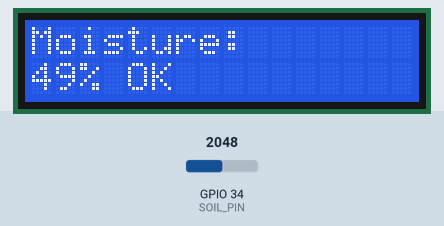
Simulated run of this sketch. Board: ESP32. Shown: 16×2 character LCD. The test bench sets the inputs (shaded band); at power-on: GPIO 34 (SOIL_PIN) = 2048. WiFi joins after 1.5 s; servers stay silent unless stated; uploads are accepted with an empty reply; what the sketch prints to the serial monitor is not drawn.

Above: at 4.7 s.
4.8 s: GPIO 34 (SOIL_PIN) set to 1673
At 7.0 s:
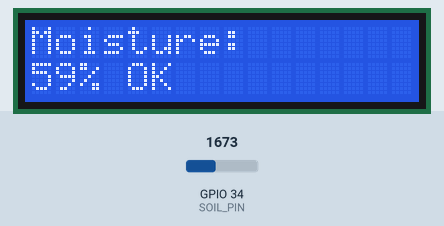
7.6 s: GPIO 34 (SOIL_PIN) set to 1590
At 8.1 s:
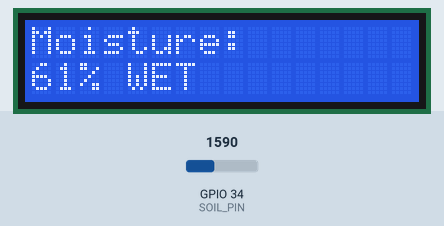
10.4 s: GPIO 34 (SOIL_PIN) set to 3603
At 12.8 s:
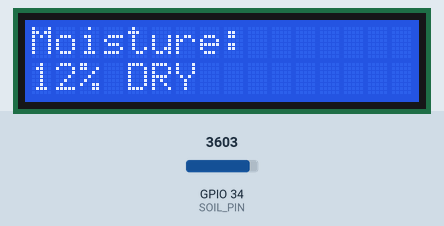
Timing chart, 0 to 14.3 s (numbered marks = the images above; inputs shaded):
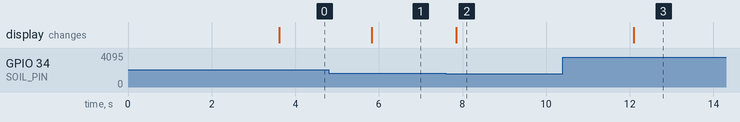

Measured:
- the behaviour switches between 1639 and 1638 on GPIO 34 (SOIL_PIN) (found by bisection; images 1 and 2)
- after the input at 4.8 s, the display: changes after 1.0 s (image 1)
- after the input at 7.6 s, the display: changes after 0.25 s (image 2)
- after the input at 10.4 s, the display: changes after 1.7 s (image 3)

The sketch:

Soil_moisture_campus_ip.ino
```cpp
#include <WiFi.h>
#include <HTTPClient.h>
#include <ArduinoJson.h>
#include <Wire.h>
#include <LiquidCrystal_I2C.h>

// -----------------------------
// LCD SETUP
// -----------------------------
LiquidCrystal_I2C lcd(0x27, 16, 2);

// -----------------------------
// WIFI
// -----------------------------
const char* ssid = "Esme";
const char* password = "12345678";

// Flask endpoint
String server = "http://10.80.37.164:5000/api/soil";

// -----------------------------
// SOIL SENSOR
// -----------------------------
#define SOIL_PIN 34

unsigned long lastSend = 0;
const int sendInterval = 3000;

// -----------------------------
// SEND DATA FUNCTION
// -----------------------------
void sendData(int moisture, int rawValue) {

  if (WiFi.status() == WL_CONNECTED) {

    HTTPClient http;

    http.begin(server);

    http.addHeader("Content-Type", "application/json");

    // JSON OBJECT
    StaticJsonDocument<200> doc;

    doc["moisture"] = moisture;
    doc["raw"] = rawValue;

    String jsonString;

    serializeJson(doc, jsonString);

    Serial.println("Sending JSON:");
    Serial.println(jsonString);

    int httpResponseCode = http.POST(jsonString);

    Serial.print("HTTP Response: ");
    Serial.println(httpResponseCode);

    if (httpResponseCode > 0) {

      String response = http.getString();

      Serial.println("Server Response:");
      Serial.println(response);
    }
    else {

      Serial.print("POST Error: ");
      Serial.println(httpResponseCode);
    }

    http.end();
  }
  else {

    Serial.println("WiFi disconnected");
  }
}

void setup() {

  Serial.begin(115200);

  // -----------------------------
  // LCD
  // -----------------------------
  lcd.init();
  lcd.backlight();

  lcd.setCursor(0, 0);
  lcd.print("Soil Monitor");

  delay(2000);

  // -----------------------------
  // WIFI
  // -----------------------------
  WiFi.begin(ssid, password);

  Serial.print("Connecting to WiFi");

  while (WiFi.status() != WL_CONNECTED) {

    delay(500);
    Serial.print(".");
  }

  Serial.println("\nWiFi Connected!");
  Serial.print("ESP32 IP: ");
  Serial.println(WiFi.localIP());

  lcd.clear();
  lcd.setCursor(0, 0);
  lcd.print("WiFi Connected");
}

void loop() {

  // -----------------------------
  // READ SENSOR
  // -----------------------------
  int rawValue = analogRead(SOIL_PIN);

  // Convert to %
  int moisturePercent = map(rawValue, 4095, 0, 0, 100);

  // Prevent weird values
  moisturePercent = constrain(moisturePercent, 0, 100);

  // -----------------------------
  // SERIAL OUTPUT
  // -----------------------------
  Serial.print("Raw Value: ");
  Serial.print(rawValue);

  Serial.print(" | Moisture: ");
  Serial.print(moisturePercent);

  Serial.println("%");

  // -----------------------------
  // LCD DISPLAY
  // -----------------------------
  lcd.clear();

  lcd.setCursor(0, 0);
  lcd.print("Moisture:");

  lcd.setCursor(0, 1);
  lcd.print(moisturePercent);
  lcd.print("% ");

  // Status display
  if (moisturePercent < 30) {

    lcd.print("DRY");

    Serial.println("Status: DRY");
  }

  else if (moisturePercent < 60) {

    lcd.print("OK");

    Serial.println("Status: OK");
  }

  else {

    lcd.print("WET");

    Serial.println("Status: WET");
  }

  // -----------------------------
  // SEND TO SERVER
  // -----------------------------
  if (millis() - lastSend > sendInterval) {

    lastSend = millis();

    sendData(moisturePercent, rawValue);
  }

  delay(2000);
}
```
